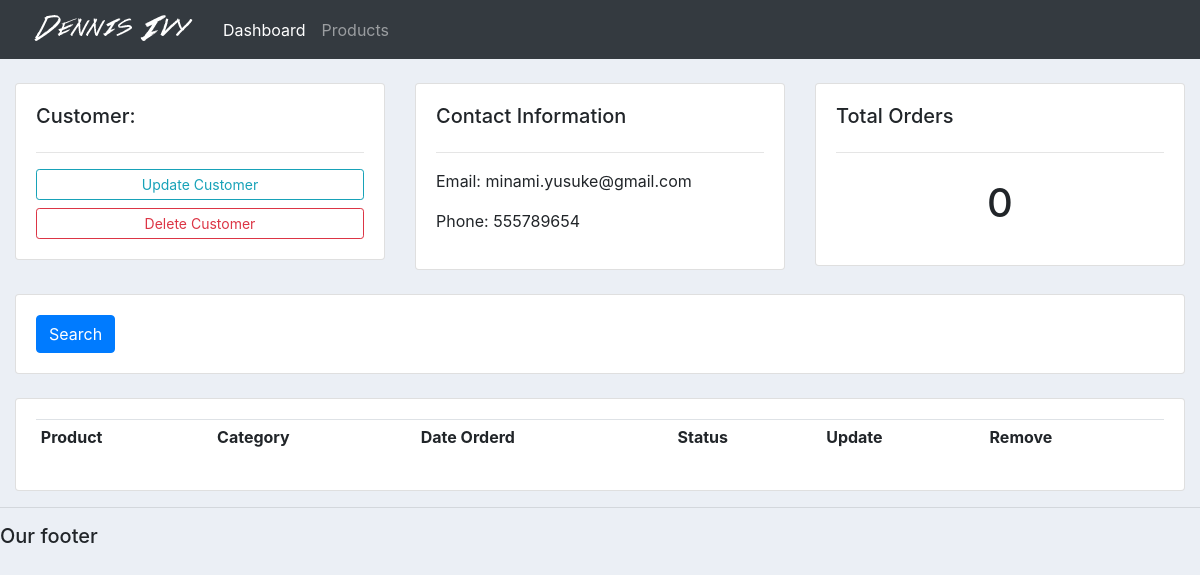
Before: /customer/1/ with the older database file.
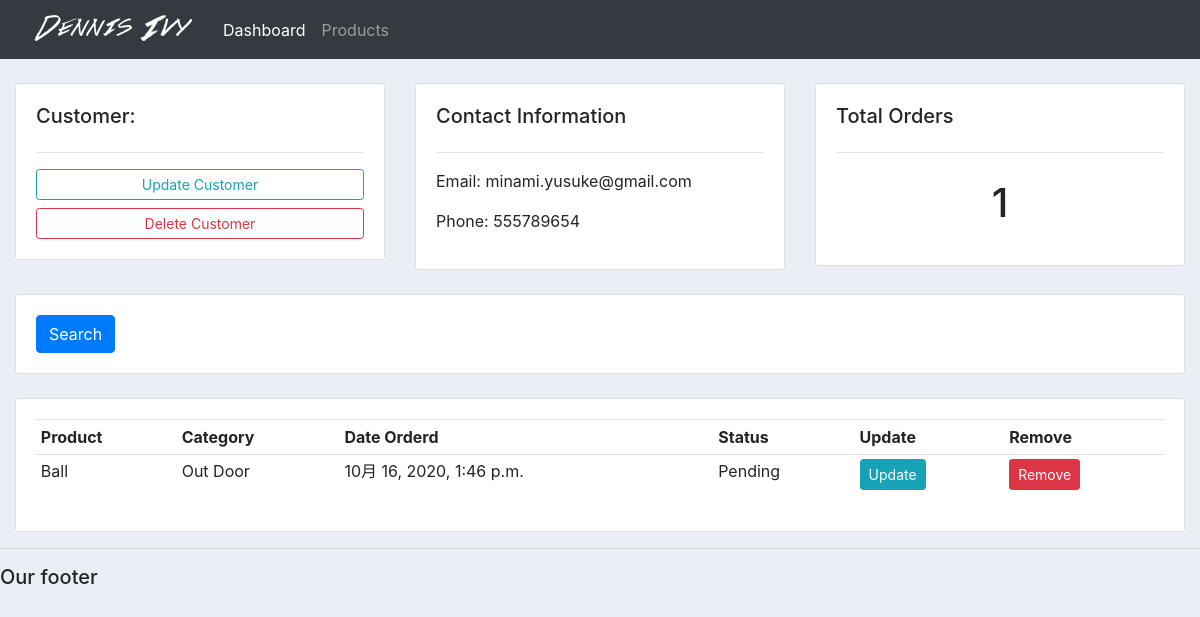
After: the same page with the newer database file.
### accounts/models.py (models this page shows, shortened)
class Customer(models.Model):
    name = models.CharField(max_length=200, null=True)
    phone = models.CharField(max_length=200, null=True)
    email = models.CharField(max_length=200, null=True)
    date_created = models.DateTimeField(auto_now_add=True, null=True)

class Order(models.Model):
    STATUS = (
        ('Pending', 'Pending'),
        ('Out for delivery', 'Out for delivery'),
        ('Delivered', 'Delivered'),
    )
    customer = models.ForeignKey(Customer, null=True, on_delete=models.SET_NULL)
    product = models.ForeignKey(Product, null=True, on_delete=models.SET_NULL)
    date_created = models.DateTimeField(auto_now_add=True, null=True)
    status = models.CharField(max_length=200, null=True, choices=STATUS)

class Product(models.Model):
    CATEGORY = (
        ('Indoor', 'Indoor'),
        ('Out Door', 'Out Door'),
    )
    name = models.CharField(max_length=200, null=True)
    price = models.FloatField(null=True)
    category = models.CharField(max_length=200, null=True, choices=CATEGORY)
    description = models.CharField(max_length=200, null=True, blank=True)
    date_created = models.DateTimeField(auto_now_add=True, null=True)
    tags = models.ManyToManyField(Tag)
    def __str__(self):
        return self.name

### accounts/views.py (the view)
# urls.py: path('customer/<str:pk_test>/', views.customer, name='customer'),
def customer(request, pk_test):
    customer = Customer.objects.get(id=pk_test)
    orders = customer.order_set.all()
    order_count = orders.count()
    context = {'customer': customer, 'orders': orders, 'order_count': order_count}
    return render(request, 'accounts/customer.html', context)

### accounts/templates/accounts/customer.html
{%  extends 'accounts/main.html' %}
{% block content %}
	<br>
<div class="row">
	<div class="col-md">
		<div class="card card-body">
			<h5>Customer:</h5>
			<hr>
			<a class="btn btn-outline-info  btn-sm btn-block" href="">Update Customer</a>
			<a class="btn btn-outline-danger  btn-sm btn-block" href="">Delete Customer</a>
		</div>
	</div>
	<div class="col-md">
		<div class="card card-body">
			<h5>Contact Information</h5>
			<hr>
			<p>Email: {{customer.email}}</p>
			<p>Phone: {{customer.phone}}</p>
		</div>
	</div>
	<div class="col-md">
		<div class="card card-body">
			<h5>Total Orders</h5>
			<hr>
			<h1 style="text-align: center;padding: 10px">{{order_count}}</h1>
		</div>
	</div>
</div>
<br>
<div class="row">
	<div class="col">
		<div class="card card-body">
			<form method="get">
		    <button class="btn btn-primary" type="submit">Search</button>
		  </form>
		</div>
	</div>
</div>
<br>
<div class="row">
	<div class="col-md">
		<div class="card card-body">
			<table class="table table-sm">
				<tr>
					<th>Product</th>
					<th>Category</th>
					<th>Date Orderd</th>
					<th>Status</th>
					<th>Update</th>
					<th>Remove</th>
				</tr>
				{% for order in orders %}
				<tr>
					<td>{{order.product}}</td>
					<td>{{order.product.category}}</td>
					<td>{{order.date_created}}</td>
					<td>{{order.status}}</td>
					<td><a class="btn btn-sm btn-info" href="">Update</a></td>
					<td><a class="btn btn-sm btn-danger" href="">Remove</a></td>
				</tr>
				{% endfor %}
			</table>
		</div>
	</div>
</div>
{% endblock %}

### accounts/templates/accounts/navbar.html (shortened to what this page needs)
{% load static %}
<nav class="navbar navbar-expand-lg navbar-dark bg-dark">
 <img src="{% static 'images/logo.png' %}">
  <div class="collapse navbar-collapse" id="navbarNav">
    <ul class="navbar-nav">
      <li class="nav-item active">
        <a class="nav-link" href="{% url 'home' %}">Dashboard</a>
      </li>
      <li class="nav-item">
        <a class="nav-link" href="{% url 'products' %}">Products</a>
      </li>
    </ul>
  </div>
</nav>

### static/css/main.css (style rules this page uses)
body { background-color: #ebeff5; }

Changed rows visible on the page:
added Order: product "Ball", product.category "Out Door", date_created "10月 16, 2020, 1:46 p.m.", status "Pending"
Other visible differences:
{{ order_count }}: "0" → "1"
